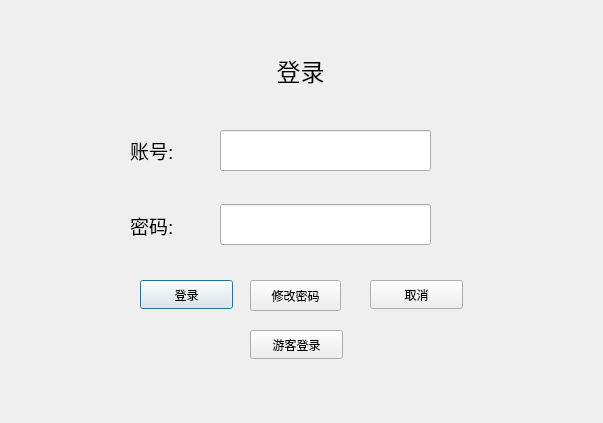
<?xml version="1.0" encoding="UTF-8"?>
<ui version="4.0">
 <class>login</class>
 <widget class="QDialog" name="login">
  <property name="geometry">
   <rect>
    <x>0</x>
    <y>0</y>
    <width>603</width>
    <height>423</height>
   </rect>
  </property>
  <property name="windowTitle">
   <string>Dialog</string>
  </property>
  <widget class="QLineEdit" name="usernameLine">
   <property name="geometry">
    <rect>
     <x>220</x>
     <y>130</y>
     <width>211</width>
     <height>41</height>
    </rect>
   </property>
  </widget>
  <widget class="QLabel" name="label">
   <property name="geometry">
    <rect>
     <x>240</x>
     <y>40</y>
     <width>121</width>
     <height>61</height>
    </rect>
   </property>
   <property name="text">
    <string>&lt;html&gt;&lt;head/&gt;&lt;body&gt;&lt;p align=&quot;center&quot;&gt;&lt;span style=&quot; font-size:18pt;&quot;&gt;登录&lt;/span&gt;&lt;/p&gt;&lt;/body&gt;&lt;/html&gt;</string>
   </property>
  </widget>
  <widget class="QLineEdit" name="passwordLine">
   <property name="geometry">
    <rect>
     <x>220</x>
     <y>204</y>
     <width>211</width>
     <height>41</height>
    </rect>
   </property>
   <property name="echoMode">
    <enum>QLineEdit::Password</enum>
   </property>
  </widget>
  <widget class="QLabel" name="label_2">
   <property name="geometry">
    <rect>
     <x>130</x>
     <y>130</y>
     <width>81</width>
     <height>41</height>
    </rect>
   </property>
   <property name="text">
    <string>&lt;html&gt;&lt;head/&gt;&lt;body&gt;&lt;p&gt;&lt;span style=&quot; font-size:14pt;&quot;&gt;账号:&lt;/span&gt;&lt;/p&gt;&lt;/body&gt;&lt;/html&gt;</string>
   </property>
  </widget>
  <widget class="QLabel" name="label_3">
   <property name="geometry">
    <rect>
     <x>130</x>
     <y>210</y>
     <width>69</width>
     <height>31</height>
    </rect>
   </property>
   <property name="text">
    <string>&lt;html&gt;&lt;head/&gt;&lt;body&gt;&lt;p&gt;&lt;span style=&quot; font-size:14pt;&quot;&gt;密码:&lt;/span&gt;&lt;/p&gt;&lt;/body&gt;&lt;/html&gt;</string>
   </property>
  </widget>
  <widget class="QPushButton" name="adminLoginButton">
   <property name="geometry">
    <rect>
     <x>140</x>
     <y>280</y>
     <width>93</width>
     <height>29</height>
    </rect>
   </property>
   <property name="text">
    <string>登录</string>
   </property>
  </widget>
  <widget class="QPushButton" name="exitButton">
   <property name="geometry">
    <rect>
     <x>370</x>
     <y>280</y>
     <width>93</width>
     <height>29</height>
    </rect>
   </property>
   <property name="text">
    <string>取消</string>
   </property>
  </widget>
  <widget class="QPushButton" name="userLoginButton">
   <property name="geometry">
    <rect>
     <x>250</x>
     <y>330</y>
     <width>93</width>
     <height>29</height>
    </rect>
   </property>
   <property name="text">
    <string>游客登录</string>
   </property>
  </widget>
  <widget class="QPushButton" name="changepw">
   <property name="geometry">
    <rect>
     <x>250</x>
     <y>280</y>
     <width>91</width>
     <height>31</height>
    </rect>
   </property>
   <property name="text">
    <string>修改密码</string>
   </property>
  </widget>
 </widget>
 <resources/>
 <connections/>
</ui>
